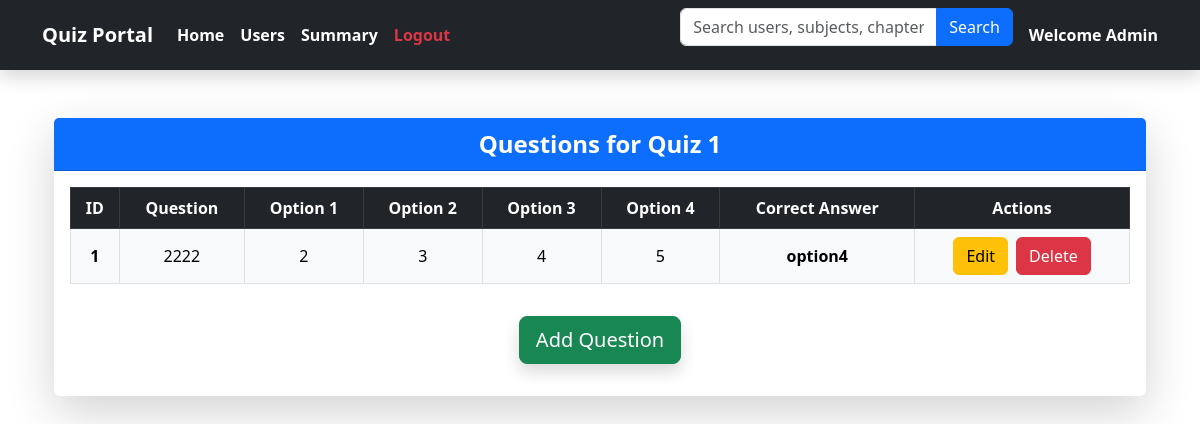
Before: /quiz/1/questions with the older database file.
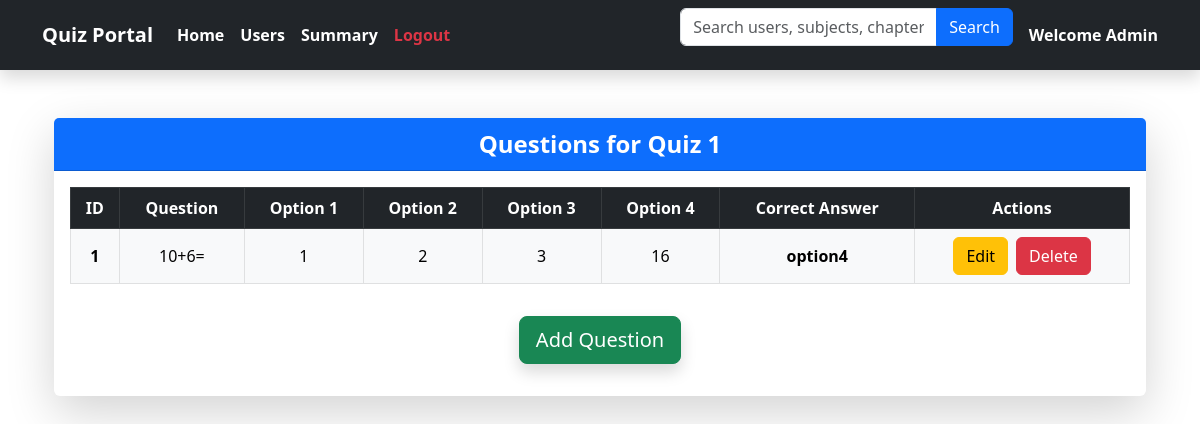
After: the same page with the newer database file.
### backend/models.py (models this page shows)
class Question(db.Model):
    __tablename__ = 'question'
    id = db.Column(db.Integer, primary_key=True)
    quiz_id = db.Column(db.Integer, db.ForeignKey('quiz.id', ondelete='CASCADE'), nullable=False)
    question_statement = db.Column(db.String, nullable=False)
    option1 = db.Column(db.String, nullable=False)
    option2 = db.Column(db.String, nullable=False)
    option3 = db.Column(db.String)
    option4 = db.Column(db.String)
    correct_answer = db.Column(db.String, nullable=False)

### app.py (the view)
@app.route('/quiz/<int:quiz_id>/questions')
def view_questions(quiz_id):
    quiz = Quiz.query.get_or_404(quiz_id)  # Fetch the quiz object
    questions = Question.query.filter_by(quiz_id=quiz_id).all()  # Fetch questions related to this quiz
    return render_template('view_questions.html', quiz=quiz, questions=questions)  # Pass 'quiz' to the template

### templates/view_questions.html (shortened to what this page needs)
{% extends "navbar.html" %}
{% block content %}
<div class="container mt-5">
    <div class="card shadow-lg border-0">
        <div class="card-header bg-primary text-white text-center fs-4 fw-bold">
            Questions for Quiz {{ quiz.id }}
        </div>
        <div class="card-body">
            <div class="table-responsive">
                <table class="table table-hover table-bordered text-center">
                    <thead class="table-dark">
                        <tr>
                            <th>ID</th>
                            <th>Question</th>
                            <th>Option 1</th>
                            <th>Option 2</th>
                            <th>Option 3</th>
                            <th>Option 4</th>
                            <th>Correct Answer</th>
                            <th>Actions</th>
                        </tr>
                    </thead>
                    <tbody class="align-middle">
                        {% for question in questions %}
                        <tr class="table-light">
                            <td class="fw-bold">{{ question.id }}</td>
                            <td>{{ question.question_statement }}</td>
                            <td>{{ question.option1 }}</td>
                            <td>{{ question.option2 }}</td>
                            <td>{{ question.option3 }}</td>
                            <td>{{ question.option4 }}</td>
                            <td class="fw-bold">{{ question.correct_answer }}</td>
                            <td>
                                <div class="d-flex justify-content-center gap-2">
                                    <a href="{{ url_for('edit_question', quiz_id=quiz.id, question_id=question.id) }}" class="btn btn-warning">Edit</a>
                                    <form action="{{ url_for('delete_question', quiz_id=quiz.id, question_id=question.id) }}" method="post">
                                        <button type="submit" class="btn btn-danger">Delete</button>
                                    </form>
                                </div>
                            </td>
                        </tr>
                        {% endfor %}
                    </tbody>
                </table>
            </div>
            <div class="text-center my-3">
                <a href="{{ url_for('add_question', quiz_id=quiz.id) }}" class="btn btn-success btn-lg shadow">Add Question</a>
            </div>
        </div>
    </div>
</div>
{% endblock %}

Changed rows visible on the page:
changed Question "option4": question_statement "2222" → "10+6="; option1 "2" → "1"; option2 "3" → "2"; option3 "4" → "3"; option4 "5" → "16"
